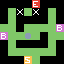

A level layout from a 2D game, rendered from its tile map. Below: a short description, then the map file with its tile-grid data intact:
An orthogonal 8x8 tile map with 8x8 px tiles, 1 tile layer (tiles).

<map version="1.4" tiledversion="1.4.2" orientation="orthogonal" renderorder="right-down" width="8" height="8" tilewidth="8" tileheight="8" infinite="0" nextlayerid="3" nextobjectid="1">
 <properties>
  <property name="title" value="Unlucky for some" />
 </properties>
 <tileset firstgid="1" source="tilemap.tsx" />
 <layer id="1" name="tiles" width="8" height="8">
  <data encoding="csv">
0,0,0,0,2,0,0,0,
0,1,4,1,4,0,1,0,
0,1,0,0,0,0,1,0,
1,1,0,1,1,1,1,5,
5,1,1,7,1,0,1,1,
0,1,0,0,0,0,1,0,
0,1,1,1,1,1,1,0,
0,0,0,3,1,0,0,0
</data>
 </layer>
</map>
